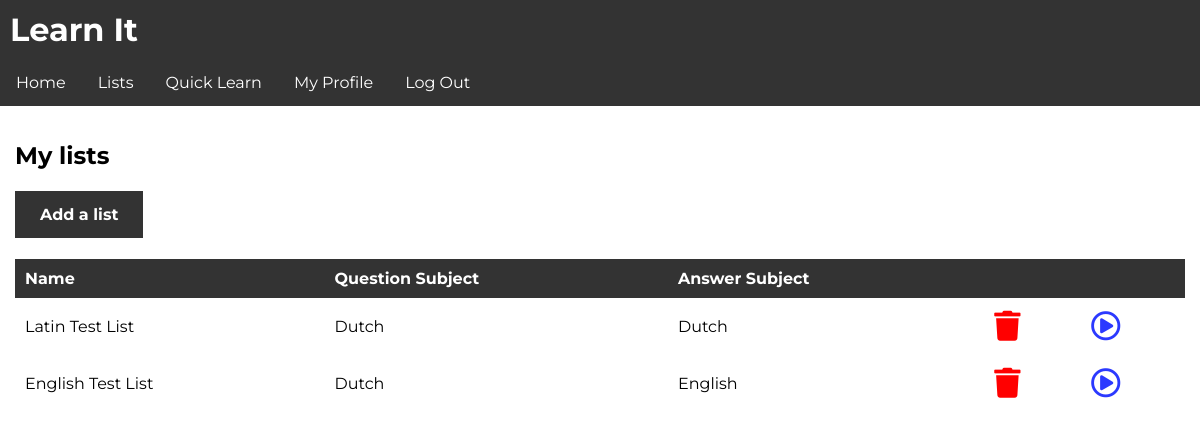
Page /app/lists/ (signed in) on the committed database.
### learnit/models.py (models this page shows, shortened)
class List(models.Model):
    name = models.CharField(max_length=255)
    owner = models.ForeignKey(to=User, on_delete=models.CASCADE)
    question_subject = models.ForeignKey(to=Subject, on_delete=models.PROTECT, related_name='question_subject')
    answer_subject = models.ForeignKey(to=Subject, on_delete=models.PROTECT, related_name='answer_subject')
    questions = models.ManyToManyField(to=Question)
    def get_test(self):
        return str(self.pk)

class Subject(models.Model):
    name = models.CharField(max_length=255)
    def __str__(self):
        return self.name

### learnit/views.py (the view)
# urls.py: path('app/lists/', views.lists, name='lists'),
def lists(request):
    if not request.user.is_authenticated:
        return redirect('/login')
    n_lists = List.objects.filter(owner=request.user)
    return render(request, 'app/lists.html', {
        'lists': n_lists,
        'username': request.user.username
    })

### templates/app/lists.html (shortened to what this page needs)
{% extends 'base.html' %}
{% block content %}
  <h2>My lists</h2>
  <h4><a class="link_button" href="/app/add">Add a list</a></h4>
  <table>
  <tr id="table_header">
  <td>Name</td>
  <td>Question Subject</td>
  <td>Answer Subject</td>
  <td></td>
  <td></td>
</tr>
{% for list in lists %}
<tr>
  <td>{{ list.name }}</td>
  <td>{{ list.question_subject }}</td>
  <td>{{ list.answer_subject }}</td>
  <td><a class="delete_list" href="/app/delete/{{ list.get_test }}"><i class="fas fa-trash"></i></a></td>
  <td><a class="test_list" href="/app/test/{{ list.get_test }}"><i class="far fa-play-circle"></i></a></td>
</tr>
{% endfor %}
</table>
{% endblock %}

### learnit/static/css/style.css (style rules this page uses)
html, body { margin: 0; padding: 0; }
* { font-family: 'Montserrat', sans-serif; }
table { width: 100%; vertical-align: top; text-align: left; border-spacing: 0; border-collapse: collapse; }
td { width: auto; }
.delete_list { color: red; }
.test_list { color: #2b39ff; }
.test_list, .delete_list { font-size: 30px; }
#table_header { background-color: #333; color: white; width: 100%; margin: 0; font-weight: bold; }
td { margin: 0; padding: 10px; }
.link_button:link, .link_button:visited { background-color: #333; color: white; padding: 14px 25px; text-align: center; text-decoration: none; display: inline-block; }
h2 { font-weight: bold; }

### rows in the picture
List: name "Latin Test List", question_subject "Dutch", answer_subject "Dutch"
List: name "English Test List", question_subject "Dutch", answer_subject "English"
